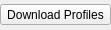
<?xml version="1.0" encoding="UTF-8"?>
<ui version="4.0">
 <class>Form</class>
 <widget class="QWidget" name="Form">
  <property name="geometry">
   <rect>
    <x>0</x>
    <y>0</y>
    <width>94</width>
    <height>30</height>
   </rect>
  </property>
  <property name="windowTitle">
   <string>Form</string>
  </property>
  <layout class="QHBoxLayout" name="horizontalLayout">
   <property name="spacing">
    <number>3</number>
   </property>
   <property name="leftMargin">
    <number>0</number>
   </property>
   <property name="topMargin">
    <number>0</number>
   </property>
   <property name="rightMargin">
    <number>0</number>
   </property>
   <property name="bottomMargin">
    <number>0</number>
   </property>
   <item>
    <widget class="QToolButton" name="mStretch">
     <property name="toolTip">
      <string>Local cumulative cut
stretch using current
extent.</string>
     </property>
     <property name="text">
      <string>Download Profiles</string>
     </property>
     <property name="icon">
      <iconset>
       <normaloff>:/images/themes/default/mActionLocalCumulativeCutStretch.svg</normaloff>:/images/themes/default/mActionLocalCumulativeCutStretch.svg</iconset>
     </property>
     <property name="iconSize">
      <size>
       <width>24</width>
       <height>24</height>
      </size>
     </property>
     <property name="checkable">
      <bool>false</bool>
     </property>
     <property name="checked">
      <bool>false</bool>
     </property>
     <property name="toolButtonStyle">
      <enum>Qt::ToolButtonIconOnly</enum>
     </property>
     <property name="autoRaise">
      <bool>false</bool>
     </property>
    </widget>
   </item>
   <item>
    <spacer name="horizontalSpacer">
     <property name="orientation">
      <enum>Qt::Horizontal</enum>
     </property>
     <property name="sizeHint" stdset="0">
      <size>
       <width>1</width>
       <height>20</height>
      </size>
     </property>
    </spacer>
   </item>
  </layout>
 </widget>
 <resources/>
 <connections/>
</ui>
